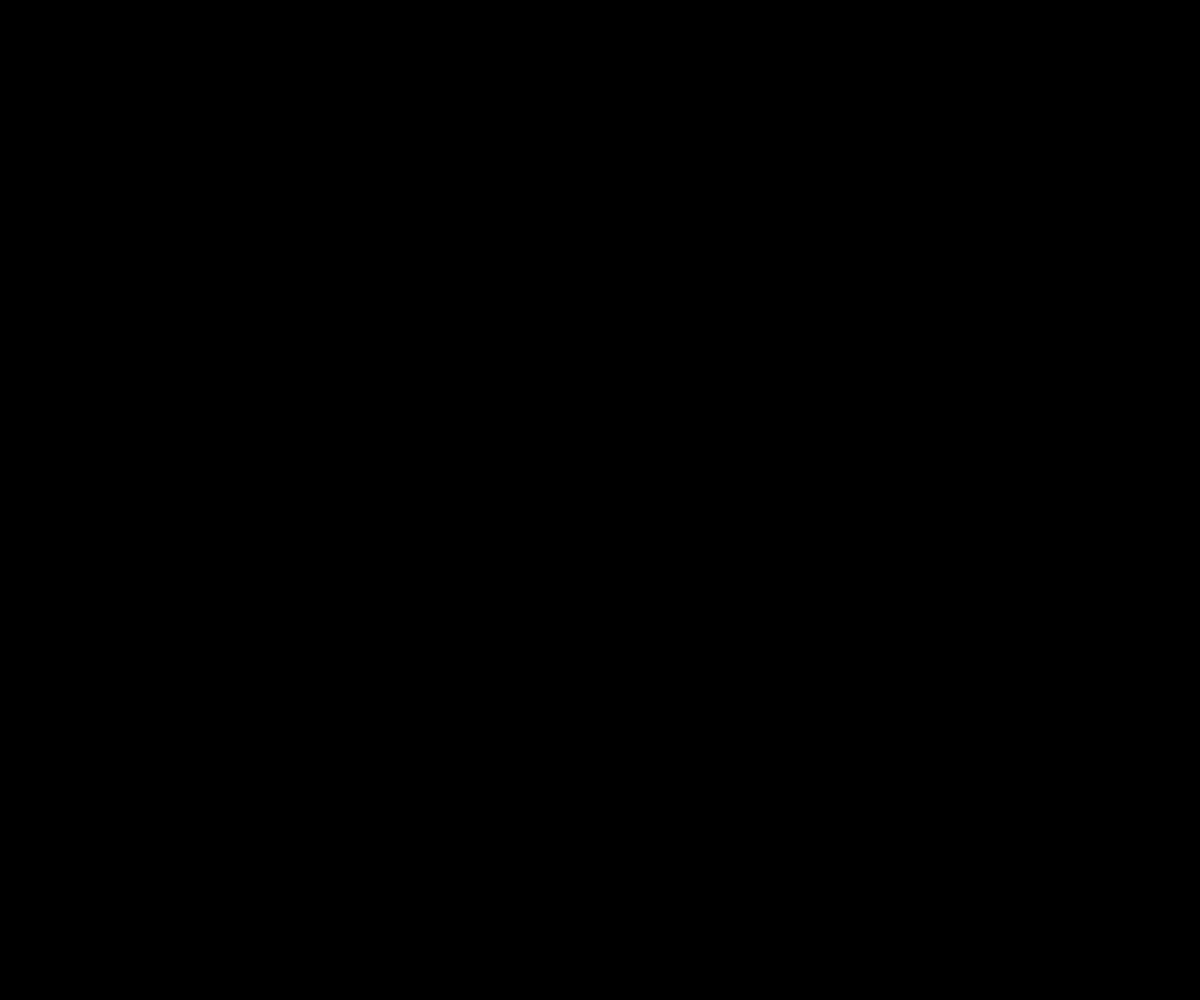
Frame 1 (no input)
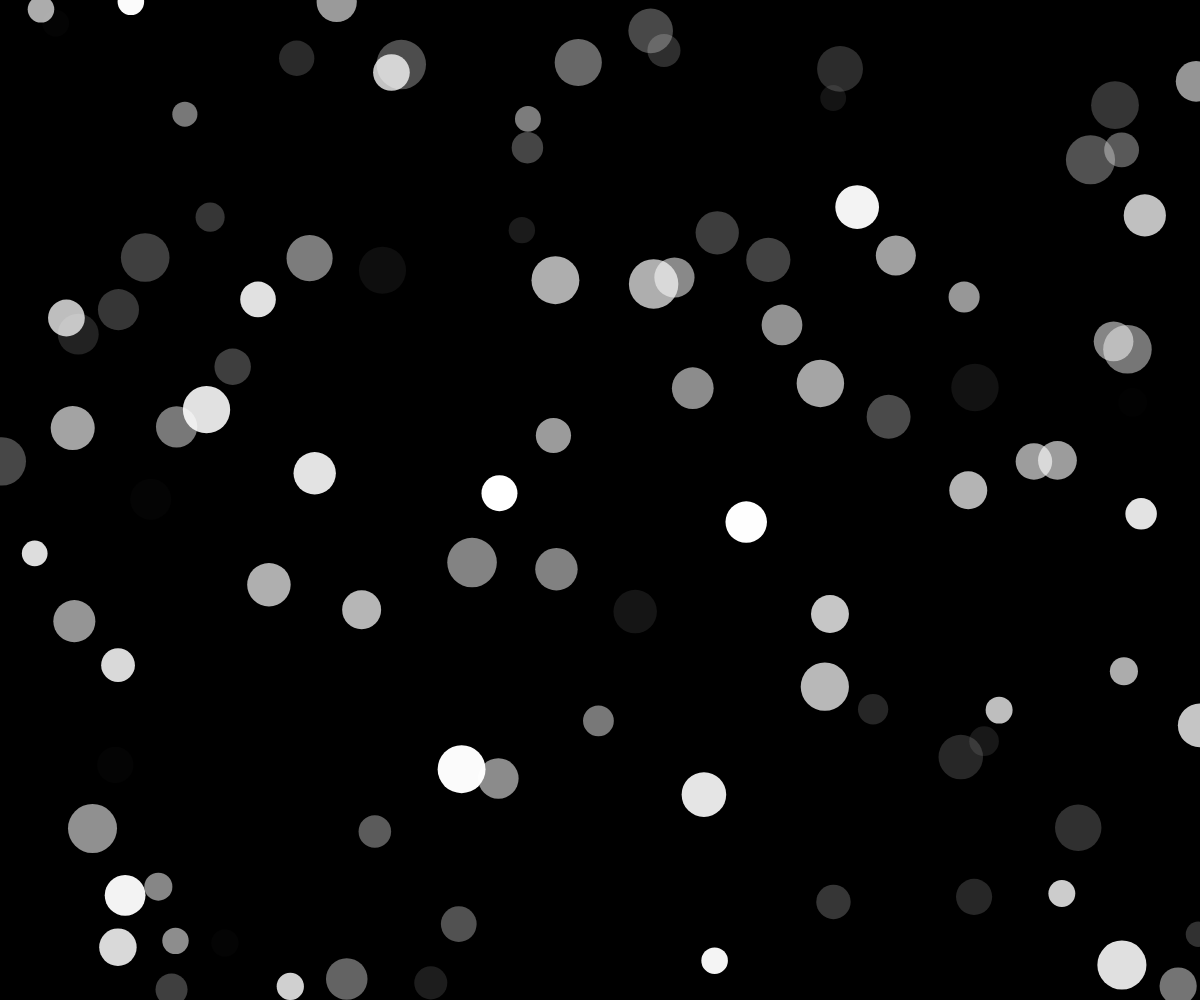
Frame 60 (no input)
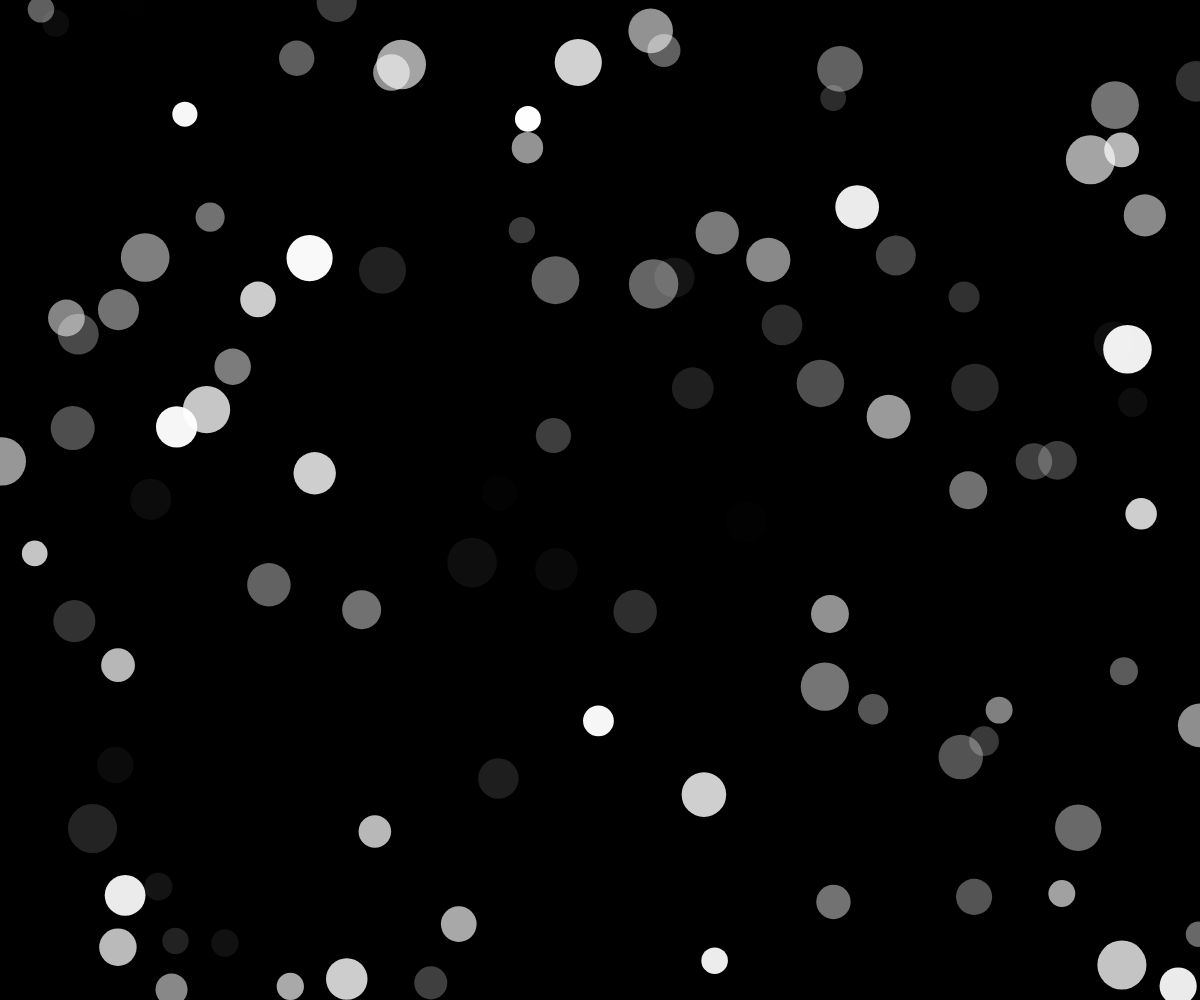
Frame 120 (the mouse pressed at the canvas centre since frame 60)

The p5.js sketch that drew these frames (run headless with seeded random() and noise() and a simulated clock; from frame 60 on, the mouse is pressed at the canvas centre):

// p5.js sketch
// ── sketch.js
// TODO: add more properties using objects
// TODO: create/draw using functions

let NUM_OBJS = 100;
let circles = [];


function setup() {
  createCanvas(windowWidth, windowHeight);
  for (let cnt = 0; cnt < NUM_OBJS; cnt++) {
    let aCircle = {
      x: random(width),
      y: random(height),
      d: random(25,50),
      a: 0,
      da: random(1,10), //you could totally make like a night city skyline with blinking neon signs with this
    };
    circles.push(aCircle);
  }
  print(circles);
}

function draw() {
  background(0);  
  noStroke();

  for(let idx = 0; idx < circles.length; idx ++) {
    let mCircle = circles[idx];
    fill(255, mCircle.a);
    ellipse(mCircle.x, mCircle.y, mCircle.d);

    mCircle.a = (mCircle.a + mCircle.da) % 255;
  }
}
